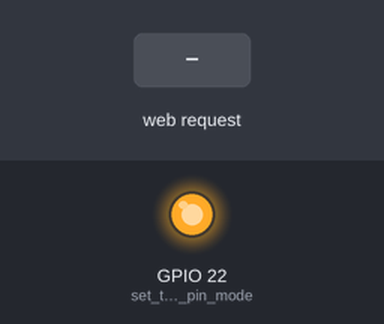
The sketch below on a simulated ESP32. Parts: output pins drawn as LEDs (lit = HIGH). The test bench sets the inputs (shaded band). WiFi joins after 1.5 s; servers stay silent unless stated; what the sketch prints to the serial monitor is not drawn.

Above: at 2.7 s.
2.8 s: HTTP request GET /ON received
At 3.5 s:
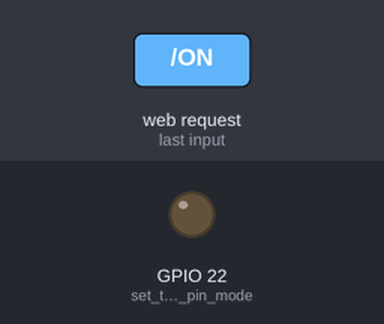
4.3 s: HTTP request GET /OFF received
At 4.7 s:
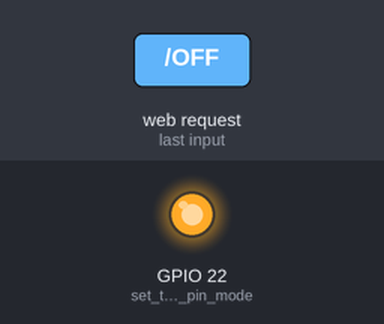
Timing chart, 0 to 7.3 s (numbered marks = the images above; inputs shaded):
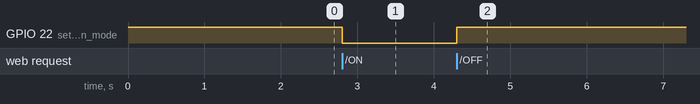

The sketch:

esp32_wifiservOTA.ino
```cpp
/*
 WiFi Web Server LED Blink

 A simple web server that lets you blink an LED via the web.
 This sketch will print the IP address of your WiFi Shield (once connected)
 to the Serial monitor. From there, you can open that address in a web browser
 to turn on and off the LED on pin 5.

 If the IP address of your shield is yourAddress:
 http://yourAddress/H turns the LED on
 http://yourAddress/L turns it off

 This example is written for a network using WPA encryption. For
 WEP or WPA, change the Wifi.begin() call accordingly.

 Circuit:
 * WiFi shield attached
 * LED attached to pin 22

 created for arduino 25 Nov 2012
 by Tom Igoe

ported for sparkfun esp32
31.01.2017 by Jan Hendrik Berlin

 */

#include <WiFi.h>
#include <ESPmDNS.h>
#include <WiFiUdp.h>
#include <ArduinoOTA.h>

const char* ssid     = "xxx";
const char* password = "xxx";

WiFiServer server(80);

void setup()
{
    Serial.begin(115200);
    pinMode(22, OUTPUT);      // set the LED pin mode
    digitalWrite(22, HIGH);

    delay(10);

    // We start by connecting to a WiFi network

    Serial.println();
    Serial.println();
    Serial.print("Connecting to ");
    Serial.println(ssid);

    WiFi.begin(ssid, password);

    while (WiFi.status() != WL_CONNECTED) {
        delay(500);
        Serial.print(".");
    }

    Serial.println("");
    Serial.println("WiFi connected.");
    Serial.println("IP address: ");
    Serial.println(WiFi.localIP());

    server.begin();

}

int value = 0;
bool ota = 0;

void loop(){
 WiFiClient client = server.available();   // listen for incoming clients

  if (client) {                             // if you get a client,
    Serial.println("New Client.");           // print a message out the serial port
    String currentLine = "";                // make a String to hold incoming data from the client
    while (client.connected()) {            // loop while the client's connected
      if (client.available()) {             // if there's bytes to read from the client,
        char c = client.read();             // read a byte, then
        Serial.write(c);                    // print it out the serial monitor
        if (c == '\n') {                    // if the byte is a newline character

          // if the current line is blank, you got two newline characters in a row.
          // that's the end of the client HTTP request, so send a response:
          if (currentLine.length() == 0) {
            // HTTP headers always start with a response code (e.g. HTTP/1.1 200 OK)
            // and a content-type so the client knows what's coming, then a blank line:
            client.println("HTTP/1.1 200 OK");
            client.println("Content-type:text/html");
            client.println();

            // the content of the HTTP response follows the header:
            client.print("Click <a href=\"/ON\">here</a> to turn the LED on pin 22 ON.<br>");
            client.print("Click <a href=\"/OFF\">here</a> to turn the LED on pin 22 OFF.<br>");
            client.print("Click <a href=\"/OTA\">here</a> to turn on OTA update procedure.<br>");
            client.print("Then run python espota.py -i ip_addr -p 3232 -f new_core.bin<br>");

            // The HTTP response ends with another blank line:
            client.println();
            // break out of the while loop:
            break;
          } else {    // if you got a newline, then clear currentLine:
            currentLine = "";
          }
        } else if (c != '\r') {  // if you got anything else but a carriage return character,
          currentLine += c;      // add it to the end of the currentLine
        }

        // Check to see if the client request was "GET /H" or "GET /L":
        if (currentLine.endsWith("GET /OFF")) {
          digitalWrite(22, HIGH);               // GET /H turns the LED on
        }
        if (currentLine.endsWith("GET /ON")) {
          digitalWrite(22, LOW);                // GET /L turns the LED off
        }
        if (currentLine.endsWith("GET /OTA")) {
          ota = 1;
        }
      }
    }
    // close the connection:
    client.stop();
    Serial.println("Client Disconnected.");
    if (ota) OTALoop();
  }
}

void OTALoop() {
   ArduinoOTA
    .onStart([]() {
      String type;
      if (ArduinoOTA.getCommand() == U_FLASH)
        type = "sketch";
      else // U_SPIFFS
        type = "filesystem";

      // NOTE: if updating SPIFFS this would be the place to unmount SPIFFS using SPIFFS.end()
      Serial.println("Start updating " + type);
    })
    .onEnd([]() {
      Serial.println("\nEnd");
    })
    .onProgress([](unsigned int progress, unsigned int total) {
      Serial.printf("Progress: %u%%\r", (progress / (total / 100)));
      Serial.println();
    })
    .onError([](ota_error_t error) {
      Serial.printf("Error[%u]: ", error);
      if (error == OTA_AUTH_ERROR) Serial.println("Auth Failed");
      else if (error == OTA_BEGIN_ERROR) Serial.println("Begin Failed");
      else if (error == OTA_CONNECT_ERROR) Serial.println("Connect Failed");
      else if (error == OTA_RECEIVE_ERROR) Serial.println("Receive Failed");
      else if (error == OTA_END_ERROR) Serial.println("End Failed");
    });
  ArduinoOTA.begin();
  Serial.println();

  Serial.println("Ready");
  Serial.print("IP address: ");
  Serial.println(WiFi.localIP());

  while (1) {
    ArduinoOTA.handle();
  }
}
```

Measured:
- after the input at 2.8 s, GPIO 22 (set_the_LED_pin_mode): HIGH → LOW at once
- after the input at 4.3 s, GPIO 22 (set_the_LED_pin_mode): LOW → HIGH at once
